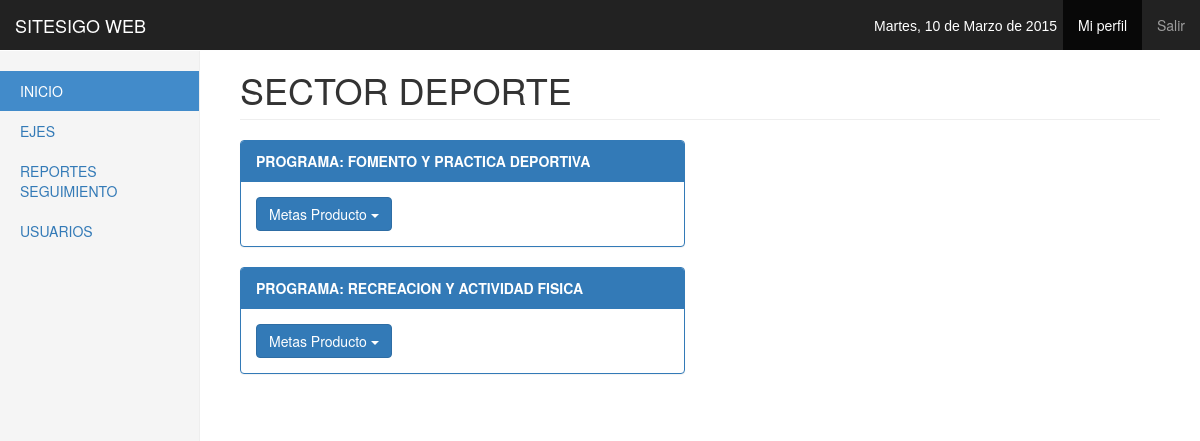
Page /vmetasprod?id=6 (signed in) on the committed database.
### tables this page shows
CREATE TABLE IF NOT EXISTS `tbsector` (
`idtbsector` int(11) NOT NULL,
  `nomsec` varchar(50) NOT NULL,
  `codsec` int(11) NOT NULL,
  `ideje` int(11) NOT NULL
);

CREATE TABLE IF NOT EXISTS `tbprograma` (
`idtbprograma` int(11) NOT NULL,
  `nomprog` varchar(100) NOT NULL,
  `objprog` text NOT NULL,
  `codprog` int(11) NOT NULL,
  `sector` int(11) NOT NULL
);

### controlador/cmetasprod.php (called while the page is built)
<?php
	require 'modelo/mmetasprod.php';
	$ins = new Mmetasprod();
	$idsector = isset($_GET['id']) ? $_GET['id']:NULL;
	$programas = $ins->seleccionar_programa_sector($idsector);
	$sector =    $ins->seleccionar_sector($idsector);

### modelo/mmetasprod.php (called while the page is built, shortened)
<?php
include('controlador/conexion.php');
	class Mmetasprod
	{
		function seleccionar_sector($idsector)
		{
			$sql = "SELECT * FROM tbsector WHERE idtbsector = $idsector;";
			$conexionBD = new conexion();
			$conexionBD->conectarBD();
			$data = $conexionBD->ejeCon($sql,0);
			return $data;
		}
		function seleccionar_programa_sector($idprograma)
		{
			$sql = "SELECT * FROM tbprograma WHERE sector = $idprograma;";
			$conexionBD = new conexion();
			$conexionBD->conectarBD();
			$data = $conexionBD->ejeCon($sql,0);
			return $data;
		}
	}

### controlador/configuracion.php (called while the page is built)
<?php
	$serv_db = "localhost";
	$usu_db = "root";
	$pass_db = "";
	$db = "sitesigo";
?>

### controlador/conexion.php (called while the page is built, shortened)
<?php
class conexion
{
	function conectarBD(){
		include("configuracion.php");
		$this->link = mysql_connect($serv_db,$usu_db,$pass_db);
		$db2= mysql_select_db($db);
	}
	function ejeCon($con, $op){
		$this->resultado = mysql_query($con) or
		die("La consulta fallo: ".mysql_error());
		if ($op==0){
			while ($linea = mysql_fetch_array($this->resultado)){
				$arrayResultado[] = $linea;
			}
		}else{
			$arrayResultado[] =0;
		}
		$resarr = isset($arrayResultado) ? $arrayResultado:NULL;
		if($resarr){
			return $arrayResultado;
		}
	}
}
?>

### vista/vmetasprod.php (the view, shortened to what this page needs)
<?php require 'controlador/cmetasprod.php'; ?>
<h1 class='page-header'>SECTOR <?php echo $sector[0]['nomsec']; ?></h1>
<?php
	for ($i=0; $i <count($programas) ; $i++)
	{
?>
<div class="row">
	<div class="col-lg-6">
		<div class="panel panel-primary">
			<div class="panel-heading"><strong>PROGRAMA: <?php echo $programas[$i]['nomprog']; ?></strong></div>
			<div class="panel-body">
				<div class="btn-group">
				  <button type="button" class="btn btn-primary dropdown-toggle" data-toggle="dropdown">
				    Metas Producto <span class="caret"></span>
				  </button>
				</div>
			</div>
		</div>
	</div>
</div>
<?php
	}
?>

### css/dashboard.css (style rules this page uses)
body { padding-top: 50px; }
.main .page-header { margin-top: 0; }

### rows in the picture
tbsector: nomsec "DEPORTE"
tbprograma: nomprog "FOMENTO Y PRACTICA DEPORTIVA"
tbprograma: nomprog "RECREACION Y ACTIVIDAD FISICA"
